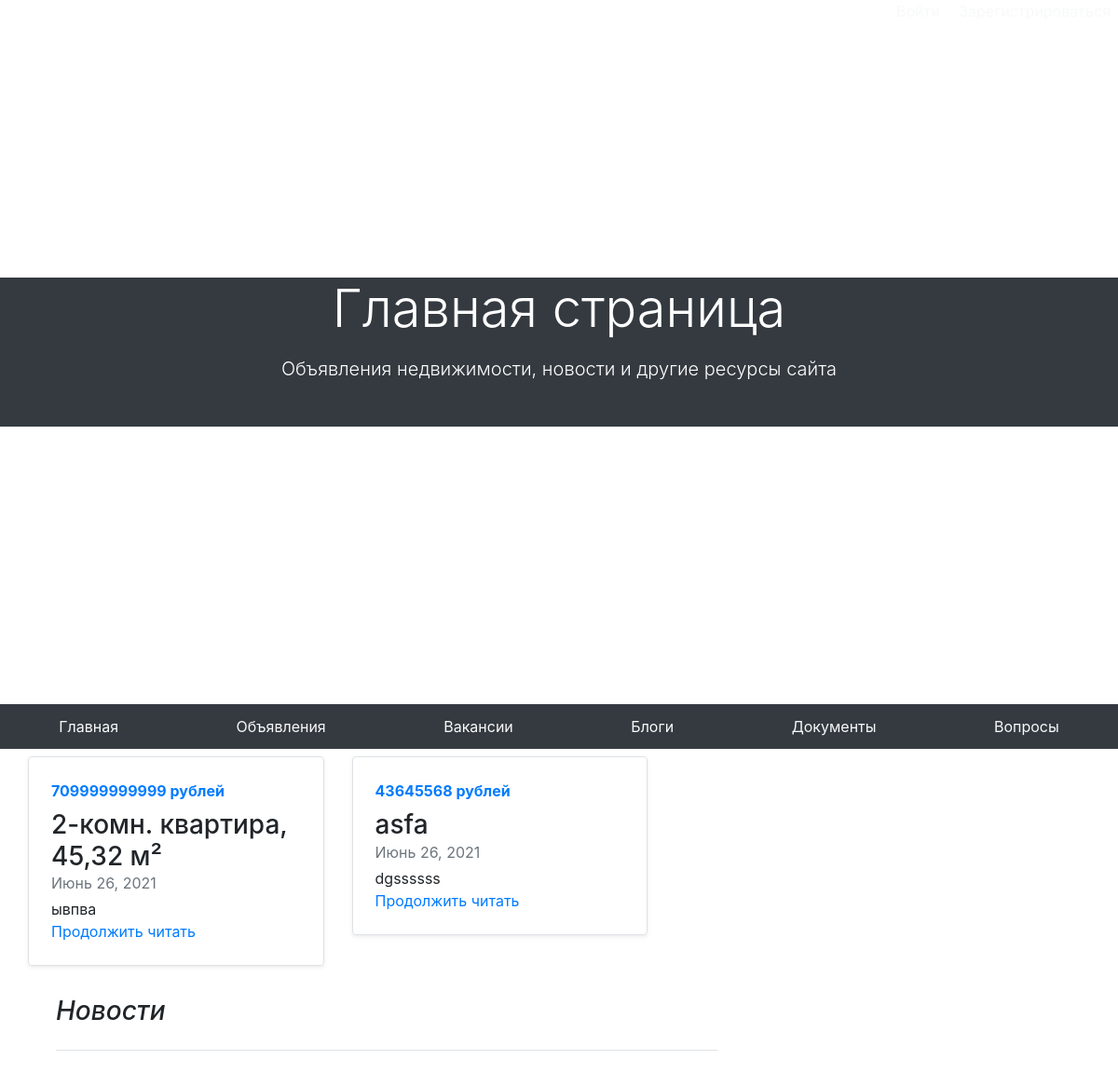
The page / on the database its author committed.
### ad/models.py (models this page shows, shortened)
class Ad(models.Model):
    id_ad = models.AutoField(primary_key=True, blank=True)
    author = models.ForeignKey(User, on_delete=models.SET_NULL, null=True, blank=True)
    title = models.CharField('Название объявления', max_length=50)
    description = models.TextField('Описание объявления')
    price = models.IntegerField('Цена')
    geo = models.TextField('Местоположение')
    date = models.DateField('Дата публикации', auto_now_add=True)
    status = models.BooleanField('Продано', default=False)
    class Meta:
        verbose_name = "Объявление"
        verbose_name_plural = "Объявления"

### main/views.py (the view)
# urls.py: path('', views.index, name='ads_index'),
def index(request):
    ads = Ad.objects.all()[:2]
    news = News.objects.all()
    return render(request, 'main/index.html', {'news': news, 'ads': ads})

### main/templates/main/index.html (shortened to what this page needs)
{% extends 'main/base.html' %}
{% block name %}Главная страница{% endblock %}
{% block description %}Объявления недвижимости, новости и другие ресурсы сайта{% endblock %}
{% block content %}
<div class="row row-ads mb-2" xmlns="http://www.w3.org/1999/html">
    {% for ad in ads %}
    <div class="col-md-6">
      <div class="row no-gutters border rounded overflow-hidden flex-md-row mb-4 shadow-sm h-md-250 position-relative">
        <div class="col p-4 d-flex flex-column position-static">
          <strong class="d-inline-block mb-2 text-primary">{{ad.price}} рублей</strong>
          <h3 class="mb-0">{{ad.title}}</h3>
          <div class="mb-1 text-muted">{{ad.date}}</div>
          <p class="card-text mb-auto">{{ad.description}}</p>
          <a href="{% url 'ad_detail' ad.id_ad %}" class="stretched-link">Продолжить читать</a>
        </div>
      </div>
    </div>
    {% endfor %}
  </div>
</div>
    <div class="col-md-8 blog-main">
      <h3 class="pb-4 mb-4 font-italic border-bottom">
        Новости
      </h3>
    </div>
{% endblock %}

### main/templates/main/base.html (style rules this page uses)
html { overflow-x: hidden; }

### rows shown on the page
Ad: price "709999999999", title "2-комн. квартира, 45,32 м²", date "Июнь 26, 2021", description "ывпва"
Ad: price "43645568", title "asfa", date "Июнь 26, 2021", description "dgssssss"
